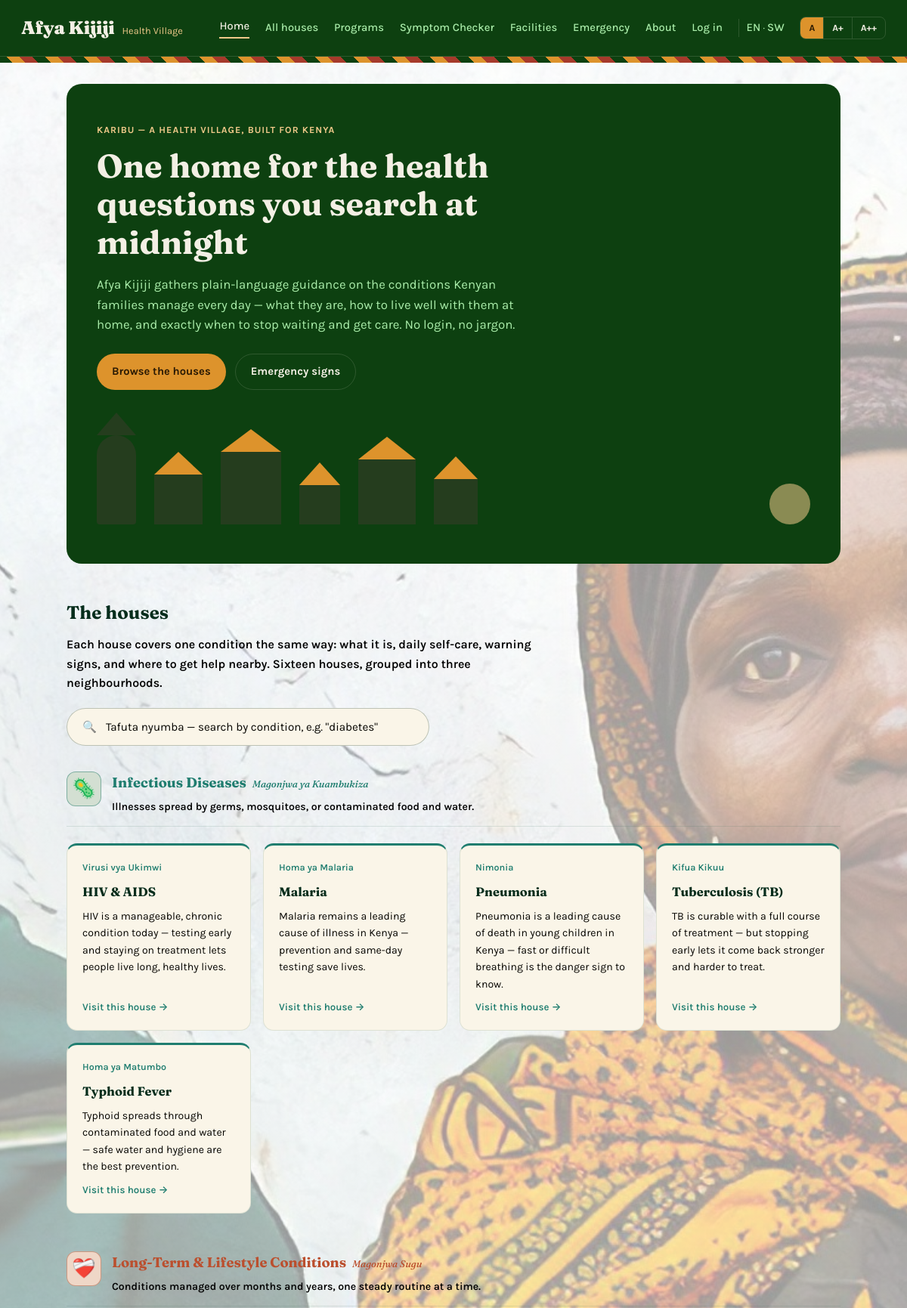
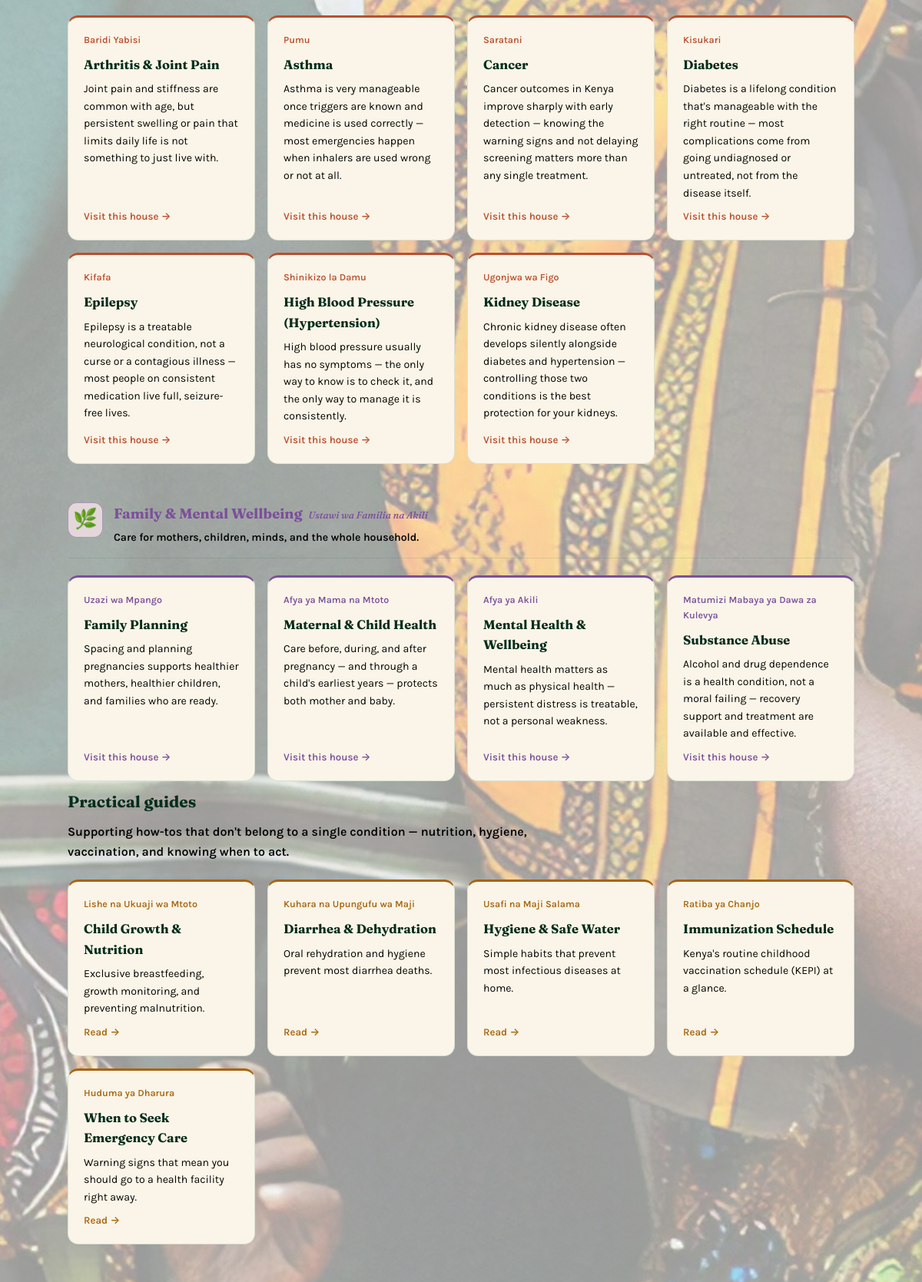
The page / (upper part) on the database its author committed (2 pictures, top to bottom).
### afya/models.py (models this page shows)
class ContentPage(db.Model):
    id = db.Column(db.Integer, primary_key=True)
    slug = db.Column(db.String(120), unique=True, nullable=False)
    title = db.Column(db.String(200), nullable=False)
    title_sw = db.Column(db.String(200))  # Kiswahili name, shown as a subtitle on cards
    body = db.Column(db.Text, nullable=False)
    category = db.Column(db.String(80))  # infectious, chronic, family, practical, training
    language = db.Column(db.String(10), default="en")  # en, sw
    audience = db.Column(db.String(10), default="public")  # public, chv
    updated_at = db.Column(db.DateTime, default=datetime.utcnow)

### afya/routes_main.py (the view)
@main_bp.route("/")
def index():
    lang = request.args.get("lang", "en")
    pages = ContentPage.query.filter_by(language=lang, audience="public").all()
    neighbourhood_keys = {n["key"] for n in NEIGHBOURHOODS}
    by_category = {}
    for content_page in pages:
        by_category.setdefault(content_page.category, []).append(content_page)
    neighbourhoods = [
        {**n, "pages": sorted(by_category.get(n["key"], []), key=lambda p: p.title)}
        for n in NEIGHBOURHOODS
    ]
    practical_pages = sorted(
        [p for p in pages if p.category not in neighbourhood_keys],
        key=lambda p: p.title,
    )
    return render_template(
        "page.html",
        page="index",
        pages=pages,
        neighbourhoods=neighbourhoods,
        practical_pages=practical_pages,
        lang=lang,
    )

### templates/page.html (shortened to what this page needs)
<!DOCTYPE html>
<html lang="en">
<head>
  <link rel="stylesheet" href="{{ url_for('static', filename='css/style.css') }}">
</head>
<body class="page-{{ page }}">
  <header class="topbar">
    <a class="brand" href="{{ url_for('main.index') }}">
      <span class="brand-title">Afya Kijiji</span>
      <span class="brand-sub">Health Village</span>
    </a>
    <nav>
      <a href="{{ url_for('main.index') }}" class="{{ 'current' if page == 'index' else '' }}">Home</a>
      <a href="{{ url_for('main.index') }}#houses-grid" class="{{ 'current' if page == 'topic_detail' else '' }}">All houses</a>
      <a href="{{ url_for('programs.index') }}" class="{{ 'current' if page in ['programs','program_detail'] else '' }}">Programs</a>
      <a href="{{ url_for('symptoms.flow') }}" class="{{ 'current' if page == 'symptoms' else '' }}">Symptom Checker</a>
      <a href="{{ url_for('facilities.list_facilities') }}" class="{{ 'current' if page == 'facilities' else '' }}">Facilities</a>
      <a href="{{ url_for('main.emergency') }}" class="{{ 'current' if page == 'emergency' else '' }}">Emergency</a>
      <a href="{{ url_for('main.about') }}" class="{{ 'current' if page == 'about' else '' }}">About</a>
      {% if current_user.is_authenticated %}
        <a href="{{ url_for('programs.my_path') }}" class="{{ 'current' if page == 'my_path' else '' }}">My Path</a>
        {% if current_user.role in ['chv', 'admin'] %}
          <a href="{{ url_for('chv.home') }}" class="{{ 'current' if page in ['chv_home','chv_resource'] else '' }}">CHV Portal</a>
        {% endif %}
        <a href="{{ url_for('auth.logout') }}">Log out</a>
      {% else %}
        <a href="{{ url_for('auth.login') }}" class="{{ 'current' if page == 'login' else '' }}">Log in</a>
      {% endif %}
      <span class="lang-links">
        <a href="{{ url_for('main.index', lang='en') }}">EN</a> ·
        <a href="{{ url_for('main.index', lang='sw') }}">SW</a>
      </span>
      <span class="text-size-control" role="group" aria-label="Text size">
        <button type="button" class="text-size-btn active" data-scale="100%">A</button>
        <button type="button" class="text-size-btn" data-scale="112%">A+</button>
        <button type="button" class="text-size-btn" data-scale="125%">A++</button>
      </span>
    </nav>
  </header>
  <div class="village-trim" aria-hidden="true"></div>
  <main>
    {% if page == 'index' %}
      <section class="hero">
        <span class="eyebrow">Karibu — a health village, built for Kenya</span>
        <h2>One home for the health questions you search at midnight</h2>
        <p>Afya Kijiji gathers plain-language guidance on the conditions Kenyan families manage every day — what they are, how to live well with them at home, and exactly when to stop waiting and get care. No login, no jargon.</p>
        <div class="hero-actions">
          <a class="btn-primary" href="#houses-grid">Browse the houses</a>
          <a class="btn-secondary" href="{{ url_for('main.emergency') }}">Emergency signs</a>
        </div>
        <div class="village-illustration" aria-hidden="true">
          <div class="vh vh-tower"></div>
          <div class="vh" style="--w:64px; --h:66px;"></div>
          <div class="vh" style="--w:80px; --h:96px;"></div>
          <div class="vh" style="--w:54px; --h:52px;"></div>
          <div class="vh" style="--w:76px; --h:86px;"></div>
          <div class="vh" style="--w:58px; --h:60px;"></div>
          <div class="vh-sun"></div>
        </div>
      </section>
      <section id="houses-grid">
        <div class="section-title-row"><h2 style="font-size:1.5rem;">The houses</h2></div>
        <p style="color:#000; font-weight:600; max-width:64ch; margin:-12px 0 20px;">Each house covers one condition the same way: what it is, daily self-care, warning signs, and where to get help nearby. Sixteen houses, grouped into three neighbourhoods.</p>
        <div class="search-bar">
          <span class="search-icon" aria-hidden="true">🔍</span>
          <input type="search" id="house-search" placeholder='Tafuta nyumba — search by condition, e.g. "diabetes"' aria-label="Search houses by condition">
        </div>
        {% for n in neighbourhoods %}
          {% if n.pages %}
          <div class="neighbourhood-block" style="--cat-color: {{ n.color }};">
            <div class="neighbourhood-head">
              <span class="neighbourhood-icon">{{ n.icon }}</span>
              <div>
                <h3>{{ n.name }} <span class="neighbourhood-sw">{{ n.name_sw }}</span></h3>
                <p>{{ n.blurb }}</p>
              </div>
            </div>
            <div class="grid">
              {% for content_page in n.pages %}
              <a class="card" href="{{ url_for('main.topic_detail', slug=content_page.slug) }}" data-search="{{ (content_page.title ~ ' ' ~ (content_page.title_sw or '')) | lower }}">
                {% if content_page.title_sw %}<span class="card-sw">{{ content_page.title_sw }}</span>{% endif %}
                <h3>{{ content_page.title }}</h3>
                <p>{{ content_page.body.split('\n\n')[0] }}</p>
                <span class="go">Visit this house →</span>
              </a>
              {% endfor %}
            </div>
          </div>
          {% endif %}
        {% endfor %}
      </section>
      {% if practical_pages %}
      <section id="practical-grid" style="--cat-color: {{ CATEGORY_COLORS.get('practical', DEFAULT_COLOR) }};">
        <div class="section-title-row"><h2 style="font-size:1.3rem;">Practical guides</h2></div>
        <p style="color:#000; font-weight:600; max-width:64ch; margin:-12px 0 20px;">Supporting how-tos that don't belong to a single condition — nutrition, hygiene, vaccination, and knowing when to act.</p>
        <div class="grid">
          {% for content_page in practical_pages %}
          <a class="card" href="{{ url_for('main.topic_detail', slug=content_page.slug) }}" data-search="{{ (content_page.title ~ ' ' ~ (content_page.title_sw or '')) | lower }}">
            {% if content_page.title_sw %}<span class="card-sw">{{ content_page.title_sw }}</span>{% endif %}
            <h3>{{ content_page.title }}</h3>
            <p>{{ content_page.body.split('\n\n')[0] }}</p>
            <span class="go">Read →</span>
          </a>
          {% endfor %}
        </div>
      </section>
      {% endif %}
    {% endif %}
  </main>
</body>
</html>

### rows shown on the page
ContentPage: title_sw "Virusi vya Ukimwi", title "HIV & AIDS", body "HIV is a manageable, chronic condition today — testing early and staying on treatment lets people live long, healthy lives."
ContentPage: title_sw "Homa ya Malaria", title "Malaria", body "Malaria remains a leading cause of illness in Kenya — prevention and same-day testing save lives."
ContentPage: title_sw "Nimonia", title "Pneumonia", body "Pneumonia is a leading cause of death in young children in Kenya — fast or difficult breathing is the danger sign to know."
ContentPage: title_sw "Kifua Kikuu", title "Tuberculosis (TB)", body "TB is curable with a full course of treatment — but stopping early lets it come back stronger and harder to treat."
ContentPage: title_sw "Homa ya Matumbo", title "Typhoid Fever", body "Typhoid spreads through contaminated food and water — safe water and hygiene are the best prevention."
ContentPage: title_sw "Baridi Yabisi", title "Arthritis & Joint Pain", body "Joint pain and stiffness are common with age, but persistent swelling or pain that limits daily life is not something to just live with."
ContentPage: title_sw "Pumu", title "Asthma", body "Asthma is very manageable once triggers are known and medicine is used correctly — most emergencies happen when inhalers are used wrong or not at all."
ContentPage: title_sw "Saratani", title "Cancer", body "Cancer outcomes in Kenya improve sharply with early detection — knowing the warning signs and not delaying screening matters more than any single treatment."
ContentPage: title_sw "Kisukari", title "Diabetes", body "Diabetes is a lifelong condition that's manageable with the right routine — most complications come from going undiagnosed or untreated, not from the disease itself."
ContentPage: title_sw "Kifafa", title "Epilepsy", body "Epilepsy is a treatable neurological condition, not a curse or a contagious illness — most people on consistent medication live full, seizure-free lives."
ContentPage: title_sw "Shinikizo la Damu", title "High Blood Pressure (Hypertension)", body "High blood pressure usually has no symptoms — the only way to know is to check it, and the only way to manage it is consistently."
ContentPage: title_sw "Ugonjwa wa Figo", title "Kidney Disease", body "Chronic kidney disease often develops silently alongside diabetes and hypertension — controlling those two conditions is the best protection for your kidneys."
ContentPage: title_sw "Uzazi wa Mpango", title "Family Planning", body "Spacing and planning pregnancies supports healthier mothers, healthier children, and families who are ready."
ContentPage: title_sw "Afya ya Mama na Mtoto", title "Maternal & Child Health", body "Care before, during, and after pregnancy — and through a child's earliest years — protects both mother and baby."
ContentPage: title_sw "Afya ya Akili", title "Mental Health & Wellbeing", body "Mental health matters as much as physical health — persistent distress is treatable, not a personal weakness."
ContentPage: title_sw "Matumizi Mabaya ya Dawa za Kulevya", title "Substance Abuse", body "Alcohol and drug dependence is a health condition, not a moral failing — recovery support and treatment are available and effective."
ContentPage: title_sw "Lishe na Ukuaji wa Mtoto", title "Child Growth & Nutrition", body "Exclusive breastfeeding, growth monitoring, and preventing malnutrition."
ContentPage: title_sw "Kuhara na Upungufu wa Maji", title "Diarrhea & Dehydration", body "Oral rehydration and hygiene prevent most diarrhea deaths."
ContentPage: title_sw "Usafi na Maji Salama", title "Hygiene & Safe Water", body "Simple habits that prevent most infectious diseases at home."
ContentPage: title_sw "Ratiba ya Chanjo", title "Immunization Schedule", body "Kenya's routine childhood vaccination schedule (KEPI) at a glance."
ContentPage: title_sw "Huduma ya Dharura", title "When to Seek Emergency Care", body "Warning signs that mean you should go to a health facility right away."

### other values the page prints
{{ n.icon }} "🦠" "❤️‍🩹" "🌿"
{{ n.name }} "Infectious Diseases" "Long-Term & Lifestyle Conditions" "Family & Mental Wellbeing"
{{ n.name_sw }} "Magonjwa ya Kuambukiza" "Magonjwa Sugu" "Ustawi wa Familia na Akili"
{{ n.blurb }} "Illnesses spread by germs, mosquitoes, or contaminated food and water." "Conditions managed over months and years, one steady routine at a time." "Care for mothers, children, minds, and the whole household."
